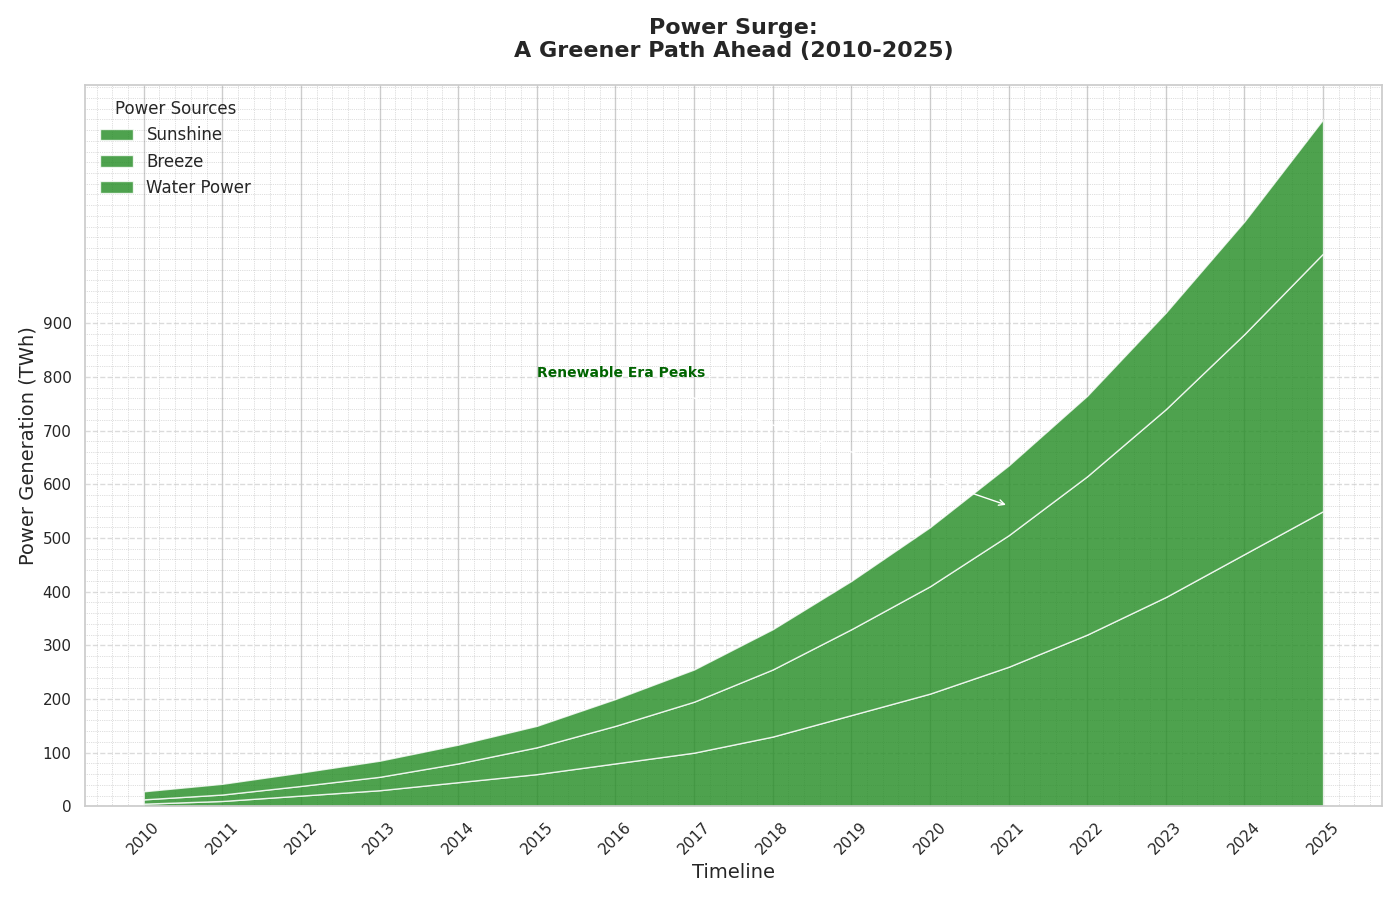

Generate this figure with Python:
import matplotlib.pyplot as plt
import numpy as np

years = np.arange(2010, 2026)

solar_energy = [5, 10, 20, 30, 45, 60, 80, 100, 130, 170, 210, 260, 320, 390, 470, 550]
wind_energy = [8, 12, 18, 25, 35, 50, 70, 95, 125, 160, 200, 245, 295, 350, 410, 480]
hydro_energy = [15, 20, 25, 30, 35, 40, 50, 60, 75, 90, 110, 130, 150, 180, 210, 250]

stacked_data = np.vstack([solar_energy, wind_energy, hydro_energy])

single_color = '#228B22'  # Using a single color for all data groups

plt.figure(figsize=(14, 9))

plt.stackplot(years, stacked_data, labels=['Sunshine', 'Breeze', 'Water Power'], colors=[single_color]*3, alpha=0.8)

plt.title('Power Surge:\nA Greener Path Ahead (2010-2025)', fontsize=16, weight='bold', pad=20)
plt.xlabel('Timeline', fontsize=14)
plt.ylabel('Power Generation (TWh)', fontsize=14)
plt.legend(loc='upper left', title='Power Sources', fontsize=12, frameon=False)

plt.xticks(years, rotation=45)
plt.yticks(np.arange(0, 1000, 100))

plt.grid(axis='y', linestyle='--', alpha=0.7)
plt.minorticks_on()
plt.grid(which='minor', linestyle=':', linewidth='0.5', color='gray', alpha=0.5)

plt.annotate('Renewable Era Peaks', xy=(2021, 560), xytext=(2015, 800),
             arrowprops=dict(facecolor='black', arrowstyle='->'), fontsize=10, weight='bold', color='darkgreen')

plt.tight_layout()
plt.show()
